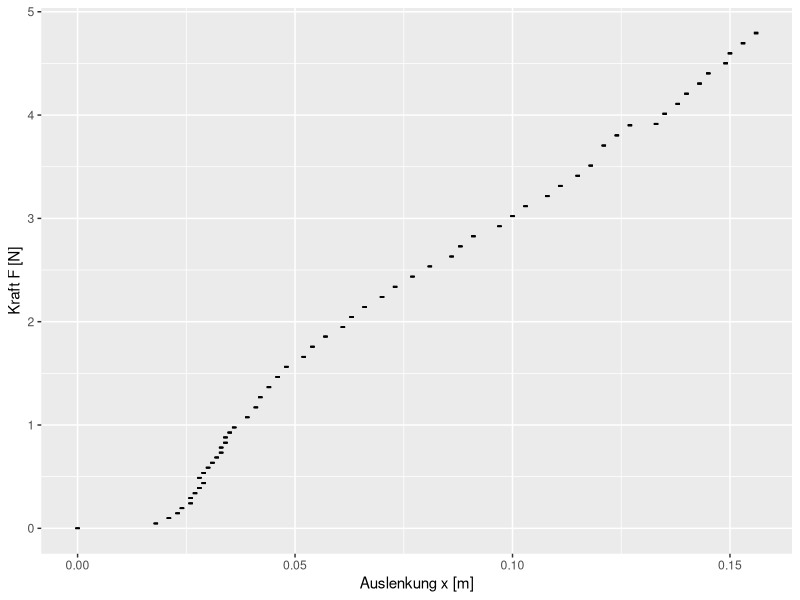
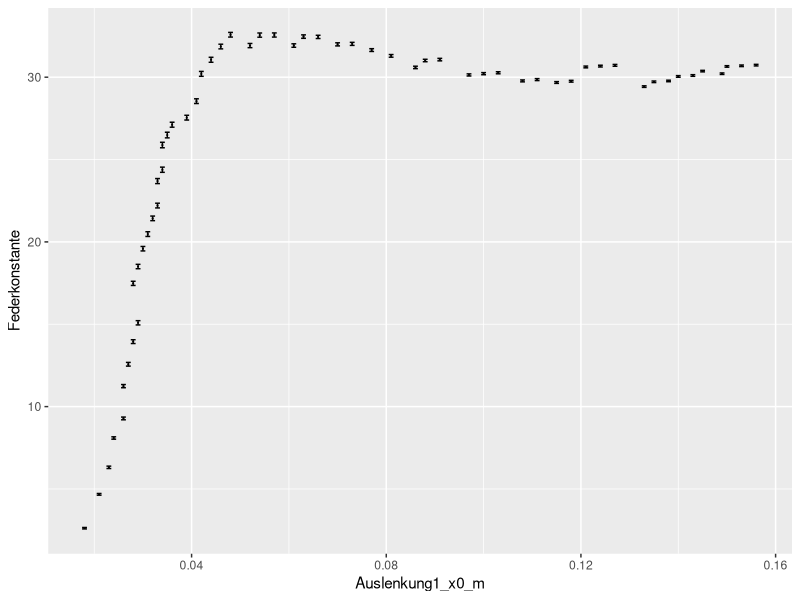
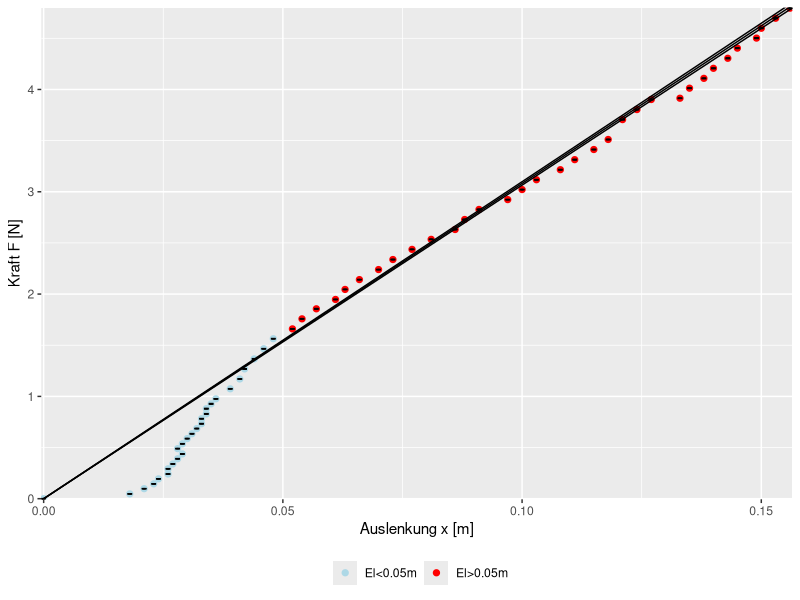

Source code (R) for these figures, in order:
## ---- chunk 1
Gewichte <- read.csv("Daten/Gewichte.csv", 
                     col.names = c("Name", "Einzelmasse", 
                                   "n_Gewichte", "Sollwert", "Gewicht_g"),
                     sep=";", dec=",")
Gewichte[1:6,1:2]
## ---- chunk 2
# Skalenunsicherheit
u_Skala = (1*10**(-4))/(2*sqrt(3)) #kg
# BAUSTELLE: Hier fehlt noch die Geräteungenauigkeit der Waage (Waagenunsicherheit)
u_Waage = 0.05*10**(-3) #Geschätzt in kg
# Geräteunsicherheit
u_Gerät = sqrt((u_Skala)^2+(u_Waage)^2)
# Massenunsicherheit
u_m = Gewichte$n_Gewichte*u_Gerät #kg
## ---- chunk 3
# Auslenkungsungenauigkeit 
u_x = 2.0*10**(-4) #m
## ---- chunk 4
Messreihe <- read.csv("Daten/Messreihe.csv", sep=";", dec = ",")

# Anbindung der bereits errechneten Unsicherheit der Masse
Messreihe <- cbind(Messreihe, u_m)

colnames(Messreihe) <- c("n_Gewichte", "Sollwert_g", "Gewicht_g", "Auslenkung1_cm",  "Auslenkung2", "x_Haken", "x_0_Ende", "u_m")
## ---- chunk 5
# Nullwerte(x_0 = 11,2cm) abziehen
Messreihe$Auslenkung1_x0 <- Messreihe$Auslenkung1_cm - 11.2

# Einheitenbezug
Messreihe$Gewicht_kg <- Messreihe$Gewicht_g/1000 #g -> kg
Messreihe$Auslenkung1_x0_m <-  Messreihe$Auslenkung1_x0/100 #cm -> m

# ERDBESCHLEUNIGUNG
g = 9.81 #m/s^2

# Berechnung von Kraft und u_Kraft
Messreihe$Kraft <- Messreihe$Gewicht_kg * g #N
Messreihe$u_Kraft <- g*u_m

# Plotten
library(ggplot2)
ggplot(Messreihe, aes(x = Auslenkung1_x0_m, y = Kraft, 
                      ymin = Kraft-u_Kraft, ymax = Kraft+u_Kraft)) + 
  #geom_point(size=0.1) + 
  geom_errorbar(width = 0.001) + 
  geom_errorbar(width = 0.001) +
  xlab("Auslenkung x [m]") + ylab("Kraft F [N]") +
  geom_errorbarh(aes(xmin = Auslenkung1_x0_m-u_x,
                     xmax = Auslenkung1_x0_m+u_x))
## ---- chunk 6
Messreihe$Federkonstante <- Messreihe$Gewicht_kg*g/Messreihe$Auslenkung1_x0_m
## ---- chunk 7
# Funktion zur Berechnung der Messunsicherheit der Federkonstanten
# INPUT: x, m, u_m, u_x (glob)
# OUTPUT: u_D
u_D_funktion <- function(x,m, UM){
  sqrt(((g/x)*UM)**2+((-m*g/x**2)*u_x)**2)
}
 
Messreihe$u_Federkonstante <- u_D_funktion(x=Messreihe$Auslenkung1_x0_m, 
                                           m=Messreihe$Gewicht_kg,
                                           UM=Messreihe$u_m)
## ---- chunk 8
# Plotten
ggplot(subset(Messreihe, !is.na(Federkonstante)), aes(x = Auslenkung1_x0_m, 
                                                      y = Federkonstante,
                                                      ymin = Federkonstante-u_Federkonstante,
                                                      ymax = Federkonstante+u_Federkonstante)) + 
  #geom_point() + 
  geom_errorbar(width = 0.001) +
  geom_errorbarh(aes(xmin = Auslenkung1_x0_m-u_x,
                     xmax = Auslenkung1_x0_m+u_x))
## ---- chunk 9
# Ausschließen der Werte der Federkonstante mit x<=0,05
D <- Messreihe$Federkonstante[Messreihe$Auslenkung1_x0_m>0.05]

# Ausgabe als Dataframe
d <- data.frame(Werte=c(mean(D), sd(D), sd(D)/sqrt(length(D))))
rownames(d) <- c("Mittelwert_MW", "Standardabweichung_SD", "SD_von_MW")
d
## ---- chunk 10
ggplot(Messreihe, aes(x = Auslenkung1_x0_m, y = Kraft, ymin = Kraft-u_Kraft, 
                      ymax = Kraft+u_Kraft)) + 
  labs(x = "Auslenkung x [m]", y = "Kraft F [N]", color = "") +
  scale_color_manual(labels = c("El<0.05m", "El>0.05m"), values = c("lightblue", "red"))+
  geom_point(aes(colour = cut(Auslenkung1_x0_m, c(-Inf, 0.05, Inf))),
             size = 1.8) + 
  geom_errorbar(width = 0.001) + 
  geom_errorbarh(aes(xmin = Auslenkung1_x0_m-u_x,
                     xmax = Auslenkung1_x0_m+u_x))+
  geom_abline(slope=d["Mittelwert",], intercept = 0)+
  geom_abline(slope=d["Mittelwert",]-d["SD_von_MW",], intercept = 0)+
  geom_abline(slope=d["Mittelwert",]+d["SD_von_MW",], intercept = 0)+
  scale_x_continuous(expand = c(0, 0)) +
  scale_y_continuous(expand = c(0, 0)) +
  theme(legend.position = "bottom",
          legend.box = "vertical")
## ---- chunk 11
printdf <- cbind(Messreihe[,c(1,4,10,11)], round(Messreihe[,8], 7),
                 round(Messreihe[,12], 4), round(Messreihe[,13], 5),
                 round(Messreihe[,14], 4), round(Messreihe[,15], 4))
colnames(printdf) <- c("n_m", "L[cm]", "m[kg]", "El[m]", "u_m[kg]", "F[N]", "u_F", "D[N/m]", "u_D")
printdf[, c(1,3,5,2,4,6:9)]
